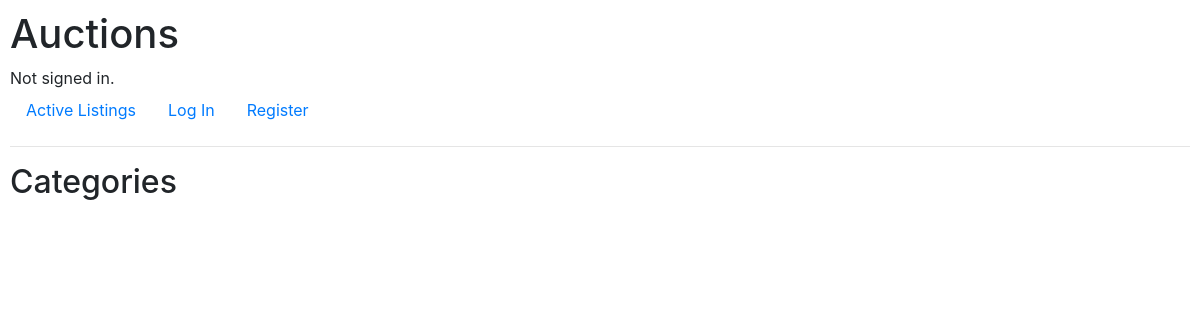
Page /categories on the earlier database version.
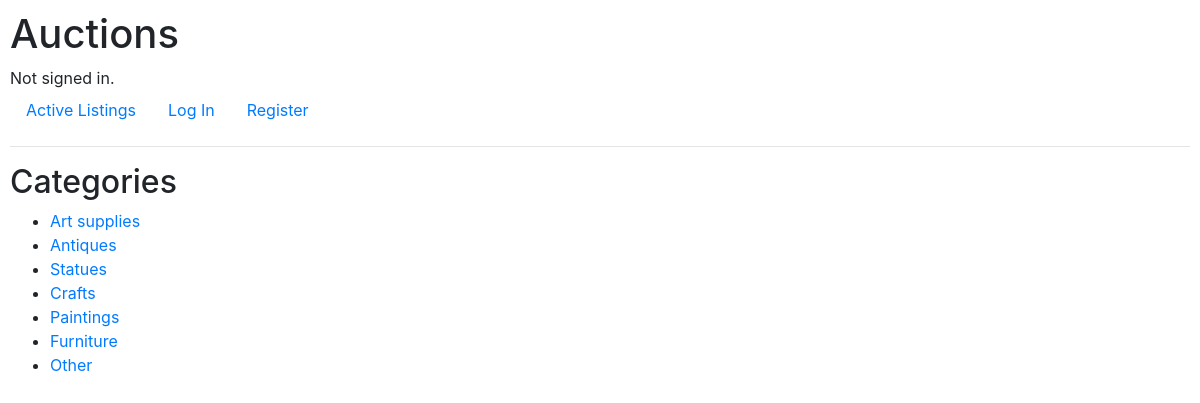
Same page on the later database version.
### auctions/models.py (models this page shows)
class Category(models.Model):
    name = models.CharField(max_length=64)
    def __str__(self):
        return self.name

### auctions/views.py (the view)
# urls.py: path("categories", views.categories, name="categories")
def categories(request):
    return render(request, "auctions/categories.html", {
        "categories": Category.objects.all()
    })

### auctions/templates/auctions/categories.html
{% extends "auctions/layout.html" %} {% block body %}
<h2>Categories</h2>
<ul>
    {% for category in categories %}
    <li>
        <a href="{% url 'index' %}?category={{ category.id }}">
            {{ category }}
        </a>
    </li>
    {% endfor %}
</ul>
{% endblock %}

### auctions/templates/auctions/layout.html (shortened to what this page needs)
{% load static %}
<!DOCTYPE html>
<html lang="en">
<head>
    <link rel="stylesheet" href="https://stackpath.bootstrapcdn.com/bootstrap/4.4.1/css/bootstrap.min.css">
    <link href="{% static 'auctions/styles.css' %}" rel="stylesheet">
</head>
<body>
    <h1>Auctions</h1>
    <div>
        {% if user.is_authenticated %} Signed in as <strong>{{ user.username }}</strong>. {% else %} Not signed in. {% endif %}
    </div>
    <ul class="nav">
        <li class="nav-item">
            <a class="nav-link" href="{% url 'index' %}">Active Listings</a>
        </li>
        {% if user.is_authenticated %}
        <li class="nav-item">
            <a class="nav-link" href="{% url 'logout' %}">Log Out</a>
        </li>
        <li class="nav-item">
            <a class="nav-link" href="{% url 'createlist' %}">Create New Listing</a>
        </li>
        <li class="nav-item">
            <a class="nav-link" href="{% url 'categories' %}">Categories</a>
        </li>
        {% else %}
        <li class="nav-item">
            <a class="nav-link" href="{% url 'login' %}">Log In</a>
        </li>
        <li class="nav-item">
            <a class="nav-link" href="{% url 'register' %}">Register</a>
        </li>
        {% endif %}
    </ul>
    <hr> {% block body %} {% endblock %}
</body>
</html>

### auctions/static/auctions/styles.css (style rules this page uses)
body { padding: 10px; }

Differences in the rows shown:
added Category: name "Art supplies"
added Category: name "Antiques"
added Category: name "Statues"
added Category: name "Crafts"
added Category: name "Paintings"
added Category: name "Furniture"
added Category: name "Other"
